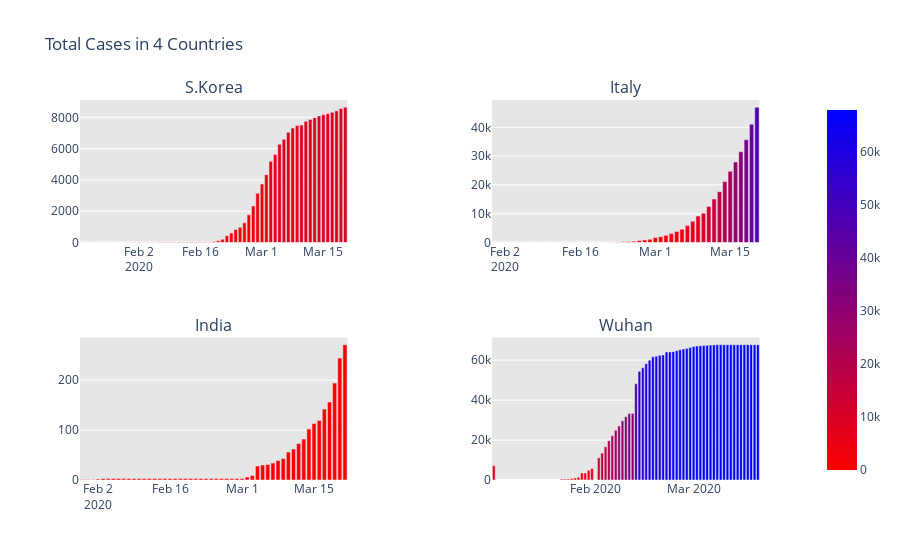

This figure's notebook cell:
### Code cell
fig=make_subplots(
    rows=2,cols=2,
    specs=[[{"secondary_y":True},{"secondary_y":True}],[{"secondary_y":True},{"secondary_y":True}]],
    subplot_titles=("S.Korea","Italy","India","Wuhan"))

fig.add_trace(go.Bar(x=pdc_Korea['Date'],y=pdc_Korea['Total Cases'],
                    marker=dict(color=pdc_Korea['Total Cases'],coloraxis="coloraxis")),1,1)

fig.add_trace(go.Bar(x=pdc_Italy['Date'],y=pdc_Italy['Total Cases'],
                    marker=dict(color=pdc_Italy['Total Cases'],coloraxis="coloraxis")),1,2)

fig.add_trace(go.Bar(x=pdc_India['Date'],y=pdc_India['Total Cases'],
                    marker=dict(color=pdc_India['Total Cases'],coloraxis="coloraxis")),2,1)

fig.add_trace(go.Bar(x=pdc_Wuhan['Date'],y=pdc_Wuhan['Total Cases'],
                    marker=dict(color=pdc_Wuhan['Total Cases'],coloraxis="coloraxis")),2,2)



fig.update_layout(coloraxis=dict(colorscale='Bluered_r'),showlegend=False,title_text="Total Cases in 4 Countries")

fig.update_layout(plot_bgcolor='rgb(230,230,230)')
